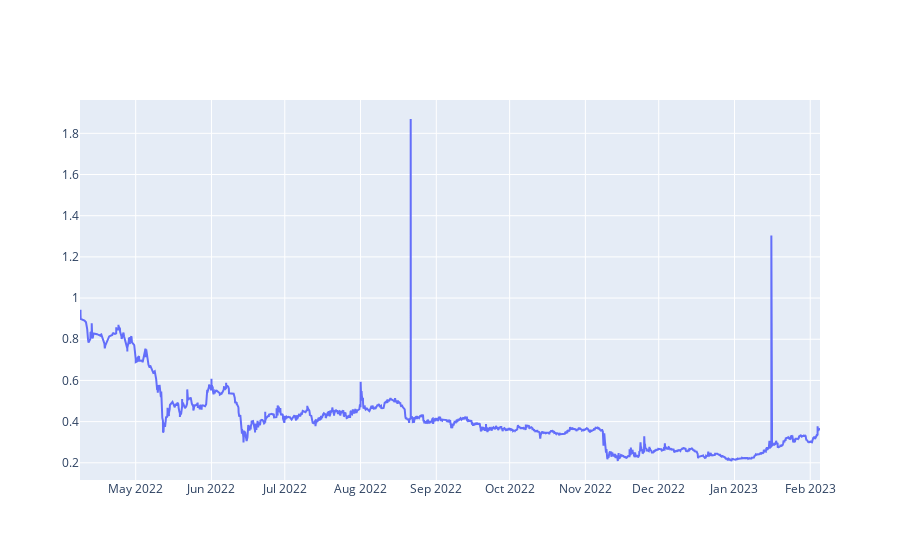

Notebook cell for this chart:
### Code cell
line = go.Scatter(x=HUNT_PRICE['block_timestamp'], y=HUNT_PRICE['huntprice'], mode='lines')
fig = go.Figure(line)

fig.show()

### Figure 1 — Plotly figure (JSON) as saved in the notebook; plotly's stock layout.template omitted (floating-point values rounded to 4 significant figures; data arrays with more than 128 entries replaced by an {"elided": "..."} marker saying what was removed)
{"data": [{"mode": "lines", "type": "scatter", "x": {"elided": "6376 str values"}, "y": {"elided": "6376 float values"}}], "layout": {}}
